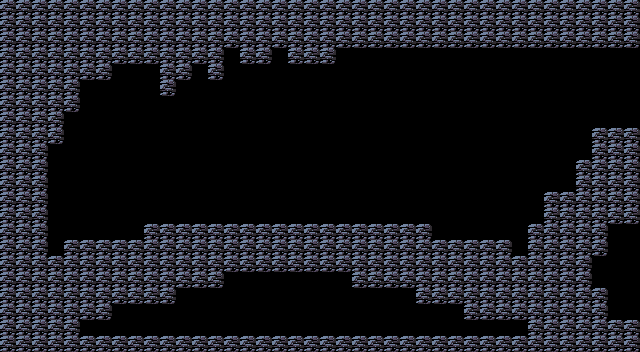

The image is a tile-based game level rendered from a .tmx file. Its description and complete source (layers, tilesets, objects, tile grids) follow:
An orthogonal 40x22 tile map with 16x16 px tiles, 1 tile layer (Collision) and 1 object (Save).

<map version="1.10" tiledversion="1.10.2" orientation="orthogonal" renderorder="right-down" width="40" height="22" tilewidth="16" tileheight="16" infinite="0" nextlayerid="3" nextobjectid="2">
 <tileset firstgid="1" source="../tileset/tileset.tsx" />
 <layer id="1" name="Collision" width="40" height="22">
  <data encoding="csv">
1,1,1,1,1,1,1,1,1,1,1,1,1,1,1,1,1,1,1,1,1,1,1,1,1,1,1,1,1,1,1,1,1,1,1,1,1,1,1,1,
1,1,1,1,1,1,1,1,1,1,1,1,1,1,1,1,1,1,1,1,1,1,1,1,1,1,1,1,1,1,1,1,1,1,1,1,1,1,1,1,
1,1,1,1,1,1,1,1,1,1,1,1,1,1,1,1,1,1,1,1,1,1,1,1,1,1,1,1,1,1,1,1,1,1,1,1,1,1,1,1,
1,1,1,1,1,1,1,1,1,1,1,1,1,1,0,1,1,0,1,1,1,0,0,0,0,0,0,0,0,0,0,0,0,0,0,0,0,0,0,0,
1,1,1,1,1,1,1,0,0,0,1,1,0,1,0,0,0,0,0,0,0,0,0,0,0,0,0,0,0,0,0,0,0,0,0,0,0,0,0,0,
1,1,1,1,1,0,0,0,0,0,1,0,0,0,0,0,0,0,0,0,0,0,0,0,0,0,0,0,0,0,0,0,0,0,0,0,0,0,0,0,
1,1,1,1,1,0,0,0,0,0,0,0,0,0,0,0,0,0,0,0,0,0,0,0,0,0,0,0,0,0,0,0,0,0,0,0,0,0,0,0,
1,1,1,1,0,0,0,0,0,0,0,0,0,0,0,0,0,0,0,0,0,0,0,0,0,0,0,0,0,0,0,0,0,0,0,0,0,0,0,0,
1,1,1,1,0,0,0,0,0,0,0,0,0,0,0,0,0,0,0,0,0,0,0,0,0,0,0,0,0,0,0,0,0,0,0,0,0,1,1,1,
1,1,1,0,0,0,0,0,0,0,0,0,0,0,0,0,0,0,0,0,0,0,0,0,0,0,0,0,0,0,0,0,0,0,0,0,0,1,1,1,
1,1,1,0,0,0,0,0,0,0,0,0,0,0,0,0,0,0,0,0,0,0,0,0,0,0,0,0,0,0,0,0,0,0,0,0,1,1,1,1,
1,1,1,0,0,0,0,0,0,0,0,0,0,0,0,0,0,0,0,0,0,0,0,0,0,0,0,0,0,0,0,0,0,0,0,0,1,1,1,1,
1,1,1,0,0,0,0,0,0,0,0,0,0,0,0,0,0,0,0,0,0,0,0,0,0,0,0,0,0,0,0,0,0,0,1,1,1,1,1,1,
1,1,1,0,0,0,0,0,0,0,0,0,0,0,0,0,0,0,0,0,0,0,0,0,0,0,0,0,0,0,0,0,0,0,1,1,1,1,1,1,
1,1,1,0,0,0,0,0,0,1,1,1,1,1,1,1,1,1,1,1,1,1,1,1,1,1,1,0,0,0,0,0,0,1,1,1,1,1,0,0,
1,1,1,0,1,1,1,1,1,1,1,1,1,1,1,1,1,1,1,1,1,1,1,1,1,1,1,1,1,1,1,1,0,1,1,1,1,1,0,0,
1,1,1,1,1,1,1,1,1,1,1,1,1,1,1,1,1,1,1,1,1,1,1,1,1,1,1,1,1,1,1,1,1,1,1,1,1,0,0,0,
1,1,1,1,1,1,1,1,1,1,1,1,1,1,0,0,0,0,0,0,0,0,1,1,1,1,1,1,1,1,1,1,1,1,1,1,1,0,0,0,
1,1,1,1,1,1,1,1,1,1,1,0,0,0,0,0,0,0,0,0,0,0,0,0,0,0,1,1,1,1,1,1,1,1,1,1,1,1,0,0,
1,1,1,1,1,1,1,0,0,0,0,0,0,0,0,0,0,0,0,0,0,0,0,0,0,0,0,0,0,1,1,1,1,1,1,1,1,1,0,0,
1,1,1,1,1,0,0,0,0,0,0,0,0,0,0,0,0,0,0,0,0,0,0,0,0,0,0,0,0,0,0,0,0,1,1,1,1,1,1,1,
1,1,1,1,1,1,1,1,1,1,1,1,1,1,1,1,1,1,1,1,1,1,1,1,1,1,1,1,1,1,1,1,1,1,1,1,1,1,1,1
</data>
 </layer>
 <objectgroup id="2" name="Save">
  <object id="1" name="Basin Save" type="Save" x="240" y="160" width="96" height="64" />
 </objectgroup>
</map>
